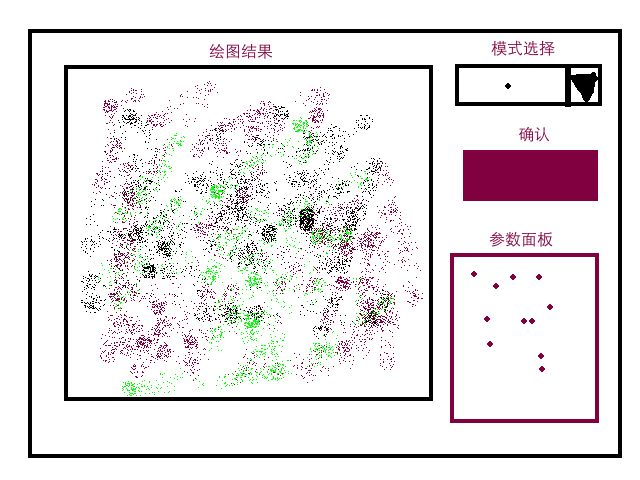
%> input picture GUI/ui_sketch.png, 640 x 480 px
$ octave --eval "result = texture_extractor(imread('GUI/ui_sketch.png'));"   (GNU Octave 9; MATLAB toolbox functions it lacks are replaced by stand-ins)
%> lines starting %> are read from the running program, lines starting %| are printed output that depends on the picture; in (x1, y1, x2, y2) boxes, pixels count from 0 and x2, y2 are one past the last pixel; in counts of white or black regions, pixels touching at a corner belong together; the program's own positions count from 1
function F = texture_extractor(I)
% @param I gray-level image, should be uint8
% @return F feature vector of I
  level = graythresh(I);
%> level = 0.549
  bw = im2bw(I, level);
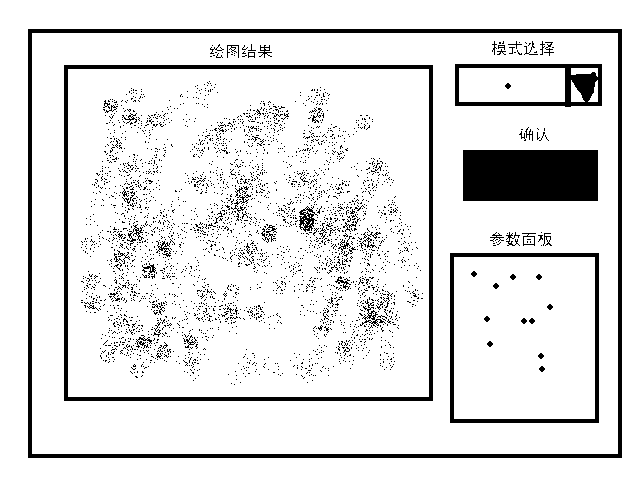
%> bw: size 480x640 logical; 88.8% white; 3389 black regions (3325 under 20 px), largest, box (x1, y1, x2, y2) and area: (28, 29, 622, 458) 8120, (463, 150, 598, 201) 6885, (64, 65, 433, 401) 5576
% bw = bwareaopen(bw, 50);
  glcm = graycomatrix(bw);
%> glcm = [25418 8853; 8853 263596]
  glcm = glcm + glcm';
%> glcm = [50836 17706; 17706 527192]
  glcm = glcm ./ sum(glcm(:));
%> glcm = [0.0829 0.0289; 0.0289 0.859]

  % Get row and colum subscripts of GLCM.
  s = size(glcm);
%> s = [2 2]
  [c, r] = meshgrid(1:s(1), 1:s(2));
  c = c(:); r = r(:);
%> after `c = c(:)`: c = [1; 1; 2; 2]
%> after `r = r(:)`: r = [1; 2; 1; 2]
  % calculate features
  F = [];
  F(end+1) = calculateHomogeneity(glcm, r, c);
  F(end+1) = calculateEnergy(glcm);
  F(end+1) = calculateEntropy(glcm);
end

function E = calculateEntropy(glcm)
  glcm = glcm(:);
  foo = -log(glcm);
  foo(foo == Inf) = 0;
  E = sum(glcm .* foo);

end

function E = calculateEnergy(glcm)
  bar = glcm.^2;
  E = sum(bar(:));
end

function H = calculateHomogeneity(glcm, r, c)
%> called with glcm = [0.0829 0.0289; 0.0289 0.859], r = [1; 2; 1; 2], c = [1; 1; 2; 2]
  term1 = (1 + abs(r-c));
%> term1 = [1; 2; 2; 1]
  term = glcm(:) ./ term1;
%> term = [0.0829; 0.0144; 0.0144; 0.859]
  H = sum(term);
%> H = 0.971
end
%% thresholding
%% extract graycomatrix
%% ???澶у?锛??????颁?涓????%% ?跺??ㄥ???????
%%   濡??????寸??哄?锛?氨涓?????
%%   濡??????ㄥぇ??????灏辫?缁х画??%  ???瑕??涔??
%> in calculateEnergy, `bar = glcm.^2;`: bar = [0.00687 0.000833; 0.000833 0.739]
%> in calculateEnergy, `E = sum(bar(:));`: E = 0.747
%> in calculateEntropy, `glcm = glcm(:);`: glcm = [0.0829; 0.0289; 0.0289; 0.859]
%> in calculateEntropy, `foo = -log(glcm);`: foo = [2.49; 3.55; 3.55; 0.152]
%> in calculateEntropy, `E = sum(glcm .* foo);`: E = 0.541
%> `result = texture_extractor(imread('GUI/ui_sketch.png'));`: result = [0.971 0.747 0.541]
